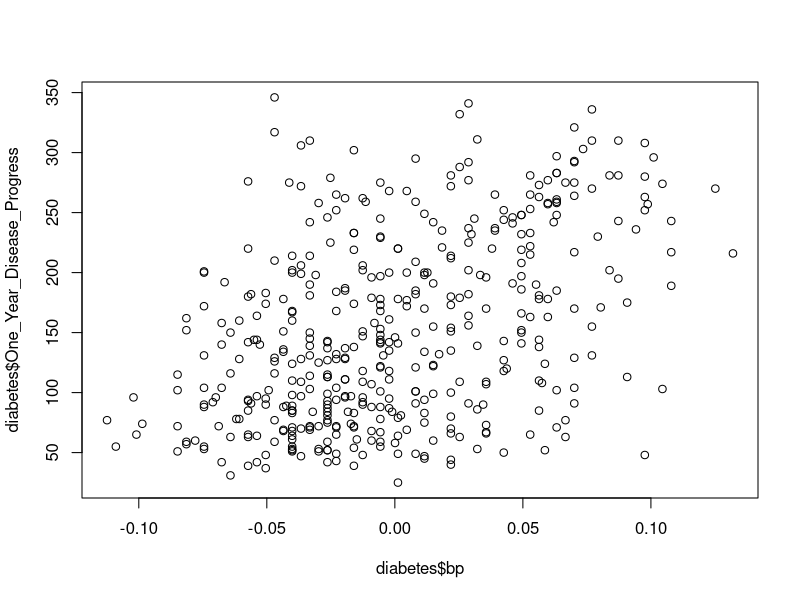

R code for this plot:

# Diabetes dataset
# ================
#   
#   Notes
# -----
#   
#   Ten baseline variables, age, sex, body mass index, average blood
# pressure, and six blood serum measurements were obtained for each of n =
#   442 diabetes patients, as well as the response of interest, a
# quantitative measure of disease progression one year after baseline.
# 
# Data Set Characteristics:
#   
#   :Number of Instances: 442
# 
# :Number of Attributes: First 10 columns are numeric predictive values
# 
# :Target: Column 11 is a quantitative measure of disease progression one year after baseline
# 
# :Attributes:
#   :Age:
#   :Sex:
#   :Body mass index:
#   :Average blood pressure:
#   :S1:
#   :S2:
#   :S3:
#   :S4:
#   :S5:
#   :S6:
#   
#   Note: Each of these 10 feature variables have been mean centered and scaled by the standard deviation times `n_samples` (i.e. the sum of squares of each column totals 1).
# 
# Source URL:
#   http://www4.stat.ncsu.edu/~boos/var.select/diabetes.html
# 
# For more information see:
#   Bradley Efron, Trevor Hastie, Iain Johnstone and Robert Tibshirani (2004) "Least Angle Regression," Annals of Statistics (with discussion), 407-499.
# (http://web.stanford.edu/~hastie/Papers/LARS/LeastAngle_2002.pdf)

# Read in the diabetes.csv file. 
diabetes <- read.csv(file="../Resources/diabetes.csv")

# Plot a scatter plot of bp vs. one year disease progression
plot(diabetes$bp, diabetes$One_Year_Disease_Progress)


# Perform linear regression
summary(lm(One_Year_Disease_Progress ~ bp, data=diabetes))

summary(lm(One_Year_Disease_Progress ~ bp + age + sex + bmi, data=diabetes))

